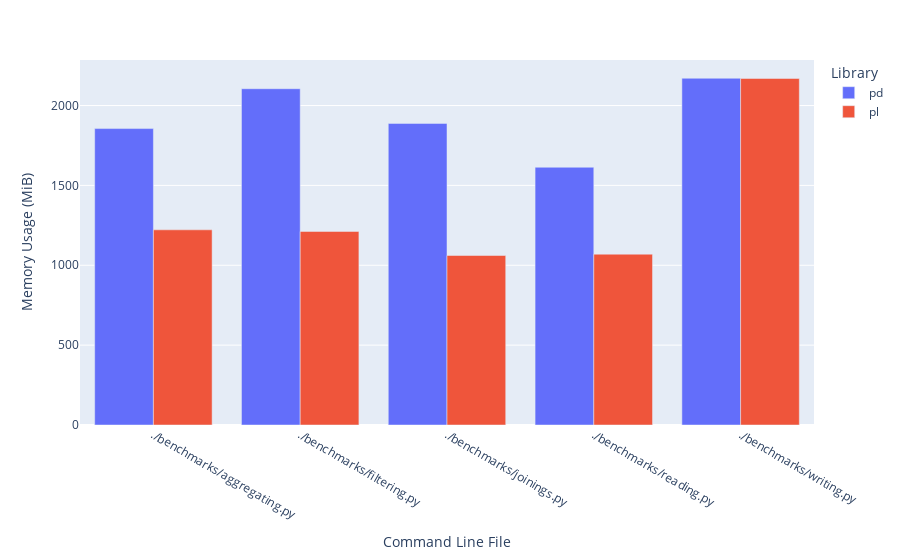

The notebook cell saved with this chart:
### Code cell
import plotly.express as px

# Create a bar chart
fig = px.bar(
    average_memory_usage,
    x='cmdline_file',
    y='mem_usage_mib',
    color='pvp',
    labels={'cmdline_file': 'Command Line File', 'mem_usage_mib': 'Memory Usage (MiB)'},
)

fig.update_layout(
    xaxis_title='Command Line File',
    yaxis_title='Memory Usage (MiB)',
    legend_title='Library',
    barmode='group',  # Use 'group' to group bars by 'pvp'
)

fig.show()

### Figure 1 — Plotly figure (JSON) as saved in the notebook; plotly's stock layout.template omitted (floating-point values rounded to 4 significant figures)
{"data": [{"alignmentgroup": "True", "hovertemplate": "pvp=pd<br>Command Line File=%{x}<br>Memory Usage (MiB)=%{y}<extra></extra>", "legendgroup": "pd", "marker": {"color": "#636efa", "pattern": {"shape": ""}}, "name": "pd", "offsetgroup": "pd", "orientation": "v", "showlegend": true, "textposition": "auto", "type": "bar", "x": ["./benchmarks/aggregating.py", "./benchmarks/filtering.py", "./benchmarks/joinings.py", "./benchmarks/reading.py", "./benchmarks/writing.py"], "xaxis": "x", "y": [1856.0, 2105.0, 1888.0, 1614.0, 2171.0], "yaxis": "y"}, {"alignmentgroup": "True", "hovertemplate": "pvp=pl<br>Command Line File=%{x}<br>Memory Usage (MiB)=%{y}<extra></extra>", "legendgroup": "pl", "marker": {"color": "#EF553B", "pattern": {"shape": ""}}, "name": "pl", "offsetgroup": "pl", "orientation": "v", "showlegend": true, "textposition": "auto", "type": "bar", "x": ["./benchmarks/aggregating.py", "./benchmarks/filtering.py", "./benchmarks/joinings.py", "./benchmarks/reading.py", "./benchmarks/writing.py"], "xaxis": "x", "y": [1222.0, 1212.0, 1061.0, 1069.0, 2170.0], "yaxis": "y"}], "layout": {"barmode": "group", "legend": {"title": {"text": "Library"}, "tracegroupgap": 0}, "margin": {"t": 60}, "xaxis": {"anchor": "y", "domain": [0, 1], "title": {"text": "Command Line File"}}, "yaxis": {"anchor": "x", "domain": [0, 1], "title": {"text": "Memory Usage (MiB)"}}}}
